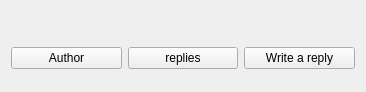
<?xml version="1.0" encoding="UTF-8"?>
<ui version="4.0">
 <class>Form</class>
 <widget class="QWidget" name="Form">
  <property name="geometry">
   <rect>
    <x>0</x>
    <y>0</y>
    <width>366</width>
    <height>92</height>
   </rect>
  </property>
  <property name="windowTitle">
   <string>Form</string>
  </property>
  <layout class="QVBoxLayout" name="verticalLayout">
   <item>
    <widget class="QLabel" name="message">
     <property name="text">
      <string/>
     </property>
     <property name="textFormat">
      <enum>Qt::MarkdownText</enum>
     </property>
     <property name="wordWrap">
      <bool>true</bool>
     </property>
     <property name="openExternalLinks">
      <bool>true</bool>
     </property>
     <property name="textInteractionFlags">
      <set>Qt::LinksAccessibleByMouse|Qt::TextSelectableByMouse</set>
     </property>
    </widget>
   </item>
   <item>
    <layout class="QHBoxLayout" name="button_bar">
     <item>
      <widget class="QPushButton" name="channel_button">
       <property name="sizePolicy">
        <sizepolicy hsizetype="Minimum" vsizetype="Fixed">
         <horstretch>0</horstretch>
         <verstretch>0</verstretch>
        </sizepolicy>
       </property>
       <property name="text">
        <string>Author</string>
       </property>
      </widget>
     </item>
     <item>
      <widget class="QPushButton" name="show_replies_button">
       <property name="text">
        <string>replies</string>
       </property>
      </widget>
     </item>
     <item>
      <widget class="QPushButton" name="write_comment_button">
       <property name="text">
        <string>Write a reply</string>
       </property>
      </widget>
     </item>
    </layout>
   </item>
   <item>
    <layout class="QHBoxLayout" name="horizontalLayout_2">
     <item>
      <spacer name="horizontalSpacer_2">
       <property name="orientation">
        <enum>Qt::Horizontal</enum>
       </property>
       <property name="sizeType">
        <enum>QSizePolicy::Fixed</enum>
       </property>
       <property name="sizeHint" stdset="0">
        <size>
         <width>40</width>
         <height>0</height>
        </size>
       </property>
      </spacer>
     </item>
     <item>
      <widget class="Line" name="line_2">
       <property name="orientation">
        <enum>Qt::Vertical</enum>
       </property>
      </widget>
     </item>
     <item>
      <layout class="QVBoxLayout" name="write_comment_section"/>
     </item>
    </layout>
   </item>
   <item>
    <layout class="QHBoxLayout" name="horizontalLayout">
     <item>
      <spacer name="horizontalSpacer">
       <property name="orientation">
        <enum>Qt::Horizontal</enum>
       </property>
       <property name="sizeType">
        <enum>QSizePolicy::Fixed</enum>
       </property>
       <property name="sizeHint" stdset="0">
        <size>
         <width>40</width>
         <height>0</height>
        </size>
       </property>
      </spacer>
     </item>
     <item>
      <widget class="Line" name="line">
       <property name="orientation">
        <enum>Qt::Vertical</enum>
       </property>
      </widget>
     </item>
     <item>
      <layout class="QVBoxLayout" name="replies_section"/>
     </item>
    </layout>
   </item>
  </layout>
 </widget>
 <resources/>
 <connections/>
</ui>
